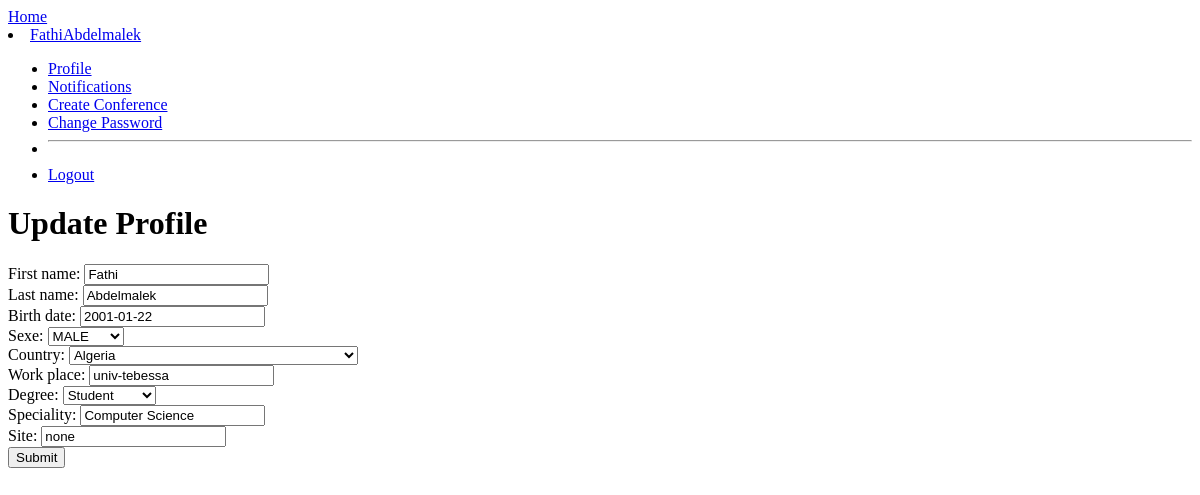
The app's page /profiles/1/update/ (signed in), older data.
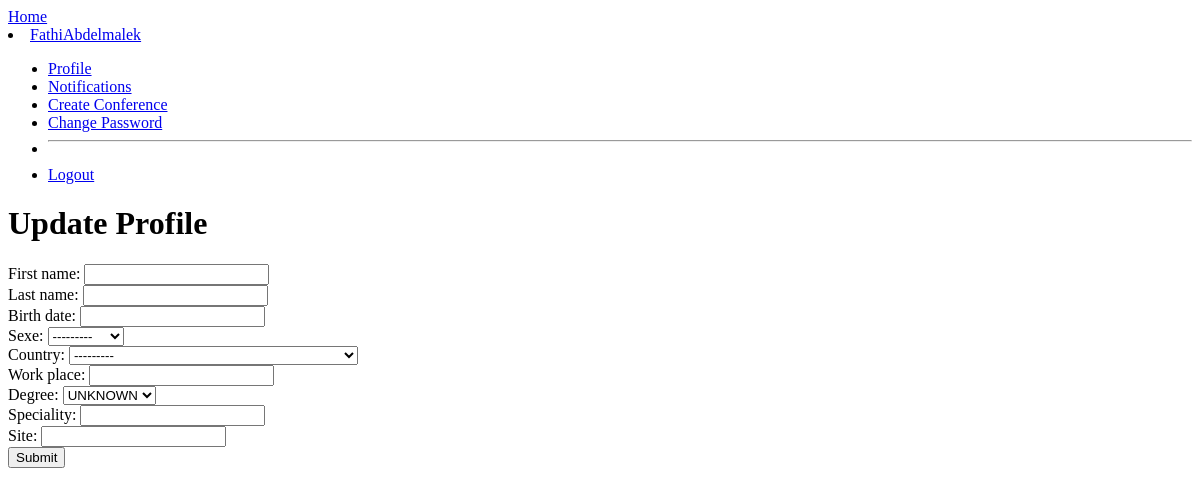
The same page, newer data.
### accounts/models.py (models this page shows, shortened)
class User(AbstractBaseUser):
    username = models.CharField(max_length=50, unique=True)
    email = models.EmailField(verbose_name="email", max_length=250, unique=True)
    date_joined = models.DateTimeField(verbose_name="join date", auto_now_add=True)
    last_login = models.DateTimeField(verbose_name="last login", auto_now=True)
    is_active = models.BooleanField(default=True)
    is_staff = models.BooleanField(default=False)
    is_admin = models.BooleanField(default=False)
    is_superuser = models.BooleanField(default=False)
    USERNAME_FIELD = 'email'
    REQUIRED_FIELDS = ['username']
    objects = UserManager()

### profiles/models.py (models this page shows, shortened)
class Profile(models.Model):
    SEXE = (
        ('M', 'MALE'),
        ('F', 'FEMALE'),
    )
    DEGREE = (
        (0, 'UNKNOWN'),
        (1, 'Student'),
        (2, 'MAB'),
        (3, 'MAA'),
        (4, 'MCB'),
        (5, 'MCA'),
        (6, 'Professor'),
    )
    user = models.OneToOneField(User, null=True, on_delete=models.CASCADE)
    first_name = models.CharField(max_length=20, default="", null=True)
    last_name = models.CharField(max_length=20, default="", null=True)
    birth_date = models.DateField(verbose_name="birth date", null=True)
    sexe = models.CharField(max_length=7, choices=SEXE, null=True)
    country = CountryField(null=True)
    work_place = models.CharField(max_length=30, null=True)
    degree = models.IntegerField(choices=DEGREE, default=0)
    speciality = models.CharField(max_length=50, null=True)
    site = models.CharField(max_length=100, null=True)

### profiles/views.py (the view, shortened to what this page needs)
@method_decorator(login_required, name='dispatch')
class ProfileUpdateView(generic.UpdateView):
    model = Profile
    form_class = ProfileUpdateForm
    pk_url_kwarg = 'pk'
    context_object_name = 'profile'

### profiles/forms.py
class ProfileUpdateForm(forms.ModelForm):
    class Meta:
        model = Profile
        fields = ['first_name', 'last_name', 'birth_date', 'sexe',
                  'country', 'work_place', 'degree', 'speciality', 'site']

### profiles/templates/profiles/profile_update.html (shortened to what this page needs)
{% extends 'base.html' %}
{% block content %}
    <h1>Update Profile</h1>
    {% include 'includes/form.html' %}
{% endblock %}

### templates/base.html (shortened to what this page needs)
<!DOCTYPE html>
<html lang="en">
<head>
</head>
<body>
{% include 'includes/nav.html' %}
{% block content %}{% endblock %}
</body>
</html>

### templates/includes/nav.html (shortened to what this page needs)
<nav class="">
    <a href="{% url 'home' %}">Home</a>
    {% if user.is_authenticated %}
        <li>
            <a href="#">{{ user.username }}</a>
        <ul>
            <li><a href="{% url 'profile' user.pk %}">Profile</a></li>
            <li>
                <a href="{% url 'notifications' %}">
                    Notifications
                </a>
            </li>
            <li>
                <a href="{% url 'conference_create' %}">Create Conference</a>
            </li>
            <li>
                <a href="{% url 'password_change' %}">Change Password</a>
            </li>
            <li><hr></li>
            <li>
                <a href="{% url 'logout' %}">Logout</a>
            </li>
        </ul>
        </li>
    {% endif %}
</nav>

### templates/includes/form.html (shortened to what this page needs)
{% load widget_tweaks %}
<form method="post" novalidate>
    {% for field in form %}
        <div class="form-group">
            {{ field.label_tag }}
            {% if form.is_bound %}
                {% if field.errors %}
                    {% render_field field class="form-control is-invalid" %}
                    {% for error in field.errors %}
                        <div class="invalid-feedback">{{ error }}</div>
                    {% endfor %}
                {% else %}
                    {% render_field field class="form-control is-valid" %}
                {% endif %}
            {% else %}
                {% render_field field class="form-control" %}
            {% endif %}
        </div>
    {% endfor %}
    <input class="btn btn-primary" type="submit" name="submit" id="submit" value="Submit">
</form>

Row changes from the older to the newer data that the page shows:
changed Profile: first_name "Fathi" → (not shown); last_name "Abdelmalek" → (not shown); birth_date "2001-01-22" → (not shown); sexe "MALE" → "---------"; country "Algeria" → "---------"; work_place "univ-tebessa" → (not shown); degree "Student" → "UNKNOWN"; speciality "Computer Science" → (not shown); site "none" → (not shown)
